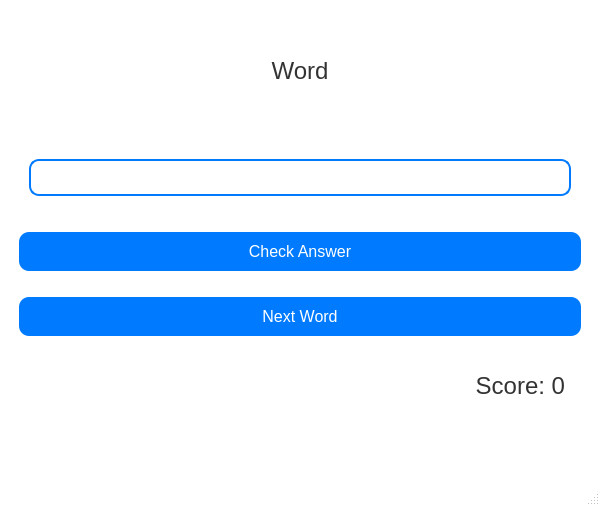
<?xml version="1.0" encoding="UTF-8"?>
<ui version="4.0">
 <class>MainWindow</class>
 <widget class="QMainWindow" name="MainWindow">
  <property name="geometry">
   <rect>
    <x>0</x>
    <y>0</y>
    <width>600</width>
    <height>506</height>
   </rect>
  </property>
  <property name="windowTitle">
   <string>Unscramble Game</string>
  </property>
  <property name="styleSheet">
   <string notr="true">
    * {
      font-family: 'Segoe UI', Arial, sans-serif;
      font-size: 14px;
    }
    QMainWindow {
      background-color: #FFFFFF;
    }
    QLabel {
      font-size: 24px;
      color: #333333;
      margin: 20px;
    }
    QPushButton {
      background-color: #007bff; /* Bleu */
      color: #FFFFFF;
      font-size: 16px;
      border: none;
      border-radius: 10px;
      padding: 10px 20px;
      margin: 10px;
    }
    QPushButton:hover {
      background-color: #0056b3; /* Bleu plus foncé au survol */
    }
    QLineEdit {
      border: 2px solid #007bff; /* Bordure bleue pour le champ de saisie */
      border-radius: 10px;
      padding: 5px;
      margin: 20px;
      font-size: 18px;
    }
    QStatusBar {
      color: #333333;
    }
   </string>
  </property>
  <widget class="QWidget" name="centralwidget">
   <layout class="QVBoxLayout" name="layoutVerticalMain">
    <item>
     <layout class="QHBoxLayout">
      <item>
       <spacer name="horizontalSpacer">
        <property name="orientation">
         <enum>Qt::Horizontal</enum>
        </property>
        <property name="sizeType">
         <enum>QSizePolicy::Expanding</enum>
        </property>
        <property name="sizeHint" stdset="0">
         <size>
          <width>0</width>
          <height>0</height>
         </size>
        </property>
       </spacer>
      </item>
     </layout>
    </item>
    <item>
     <widget class="QLabel" name="scrambledWordLabel">
      <property name="text">
       <string>Word</string>
      </property>
      <property name="alignment">
       <set>Qt::AlignCenter</set>
      </property>
     </widget>
    </item>
    <item>
     <widget class="QLineEdit" name="userInput"/>
    </item>
    <item>
     <widget class="QPushButton" name="submitButton">
      <property name="text">
       <string>Check Answer</string>
      </property>
     </widget>
    </item>
    <item>
     <widget class="QPushButton" name="nextButton">
      <property name="text">
       <string>Next Word</string>
      </property>
     </widget>
    </item>
    <item>
     <widget class="QLabel" name="scoreLabel">
      <property name="text">
       <string>Score: 0</string>
      </property>
      <property name="alignment">
       <set>Qt::AlignRight</set>
      </property>
     </widget>
    </item>
   </layout>
  </widget>
  <widget class="QMenuBar" name="menubar">
   <property name="geometry">
    <rect>
     <x>0</x>
     <y>0</y>
     <width>600</width>
     <height>24</height>
    </rect>
   </property>
  </widget>
  <widget class="QStatusBar" name="statusbar"/>
 </widget>
 <resources/>
 <connections/>
</ui>
